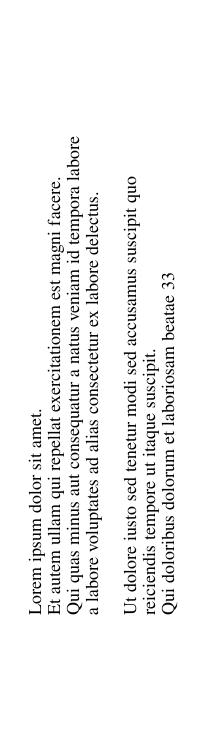
#> input picture 9/img/FreeSerif_medium_18_90.png, 200 x 750 px
$ python rotation_attempt.py
#> lines starting #> are read from the running program, lines starting #| are printed output that depends on the picture; after the words box and inside, x2 and y2 are one past the last pixel; in counts of white or black regions, pixels touching at a corner belong together
import numpy as np
import matplotlib.pyplot as plt
import matplotlib as mpl
import time
from PIL import Image, ImageOps, ImageFont, ImageDraw
from numpy.fft import *
import string
from dataclasses import dataclass
from collections import defaultdict
import cv2

def open_image(im_path):
#> called with im_path = 'img/FreeSerif_medium_18_90.png'
    im = Image.open(im_path)
#> im is the input picture: PIL image 200x750 RGB; min 0, max 255, mean 242.3
    w, h = im.size
#> w = 200; h = 750
    return im, w, h

def process_image(im):
    im_gray = ImageOps.grayscale(im)
    im_inv = ImageOps.invert(im_gray)
    im_swap = np.swapaxes(np.array(im_inv), 0, 1)
    return im_swap

def show_image(im, figsize, title):
    plt.figure(figsize=figsize)
    fig, axs = plt.subplots(1, 1, figsize=figsize)
    axs.imshow(im)
    axs.set_title(title)
    plt.imshow(im)
    plt.show()

def show_steps(im_processed, pattern_processed, im_dft, figsize):
    def unswap(im): return np.swapaxes(np.array(im), 0, 1)

    im_processed = unswap(im_processed)
    pattern_processed = unswap(pattern_processed)
    im_dft = unswap(im_dft)

    fig, axs = plt.subplots(2, 2, figsize=figsize)
    axs[0,0].imshow(im_processed, cmap='gray')
    axs[0,0].set_title('Przetworzony obraz')
    axs[0,1].imshow(pattern_processed, cmap='gray')
    axs[0,1].set_title('Przetworzony wzorzec')
    axs[1,0].imshow(np.log(abs(im_dft)), cmap='gray')
    axs[1,0].set_title('Amplituda')
    axs[1,1].imshow(np.angle(im_dft), cmap='gray')
    axs[1,1].set_title('Faza')
    plt.show()

# ^ already in notebook

ALPHABET = string.ascii_letters + string.digits + '.,?!'

@dataclass
class MatchCandidate:
    char: str
    C: float
    x0: int
    y0: int

def ocr(im_path, font_name, font_size, C_thresh=1e-5):
    im, W, H = open_image(im_path)
#> W = 200; H = 750
    im, W, H = rotate_image(np.asarray(im))
    im, W, H = crop_text(np.asarray(im))
    im_processed = process_image(im)
    im_dft = fft2(im_processed)

    font = ImageFont.truetype(font_name, font_size)
    match_candidates = []
    char_to_pattern_dims = dict()

    for char in ALPHABET:
        w, h = font.getsize(char)
        char_to_pattern_dims[char] = (w, h)
        pattern = Image.new('RGB', (w, h), color='white')
        ImageDraw.Draw(pattern).text((0, 0), char, font=font, fill='black')
        pattern_processed = process_image(pattern)

        max_pattern_C = np.max(np.real(ifft2(fft2(pattern_processed) * fft2(np.rot90(pattern_processed, k=2)))))
        C = np.abs(np.real(ifft2(im_dft * fft2(np.rot90(pattern_processed, k=2), s=[W, H]))) / max_pattern_C - 1)

        for x in range(W):
            for y in range(H):
                if C[x][y] < C_thresh:
                    x0, y0 = x - w + 1, y - h + 1
                    match_candidates.append(MatchCandidate(char, C[x][y], x0, y0))

    char_w, char_h = font.getsize('i')
    space_w, _ = font.getsize(' ')

    matches = defaultdict(dict)
    for candidate in match_candidates:
        box_x = candidate.x0 // char_w
        box_y = candidate.y0 // char_h
        if box_y not in matches:
            matches[box_y][box_x] = candidate
        elif box_x not in matches[box_y]:
            matches[box_y][box_x] = candidate
        elif candidate.C < matches[box_y][box_x].C:
            matches[box_y][box_x] = candidate

    for box_y in sorted(matches):
        prev_x = -1
        for box_x in sorted(matches[box_y]):
            match = matches[box_y][box_x]
            curr_x = match.x0

            if prev_x != -1 and curr_x - prev_x >= space_w:
                print(' ', end='')
            print(match.char, end='')

            prev_x = curr_x + char_to_pattern_dims[match.char][0]
        print()

def ocr_call_unwrapper(im_path):
    parts = im_path.split('/')[-1].split('_')
    font_name = parts[0] + '.ttf'
    font_size = int(parts[2])
    ocr(im_path, font_name, font_size)

def rotate_image(im):
    im_gray = cv2.cvtColor(im, cv2.COLOR_BGR2GRAY)
    im_gray = cv2.bitwise_not(im_gray)

    thresh = cv2.threshold(im_gray, 0, 255, cv2.THRESH_BINARY | cv2.THRESH_OTSU)[1]
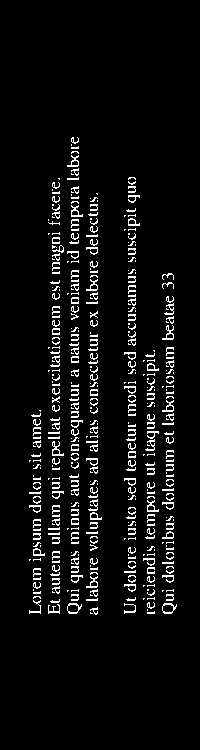
#> thresh: shape (750, 200); 5.7% white in thin lines or dots, all inside (x1, y1, x2, y2) = (29, 137, 177, 615)

    coords = np.column_stack(np.where(thresh > 0))
#> coords = 8492 pairs, first value 137 to 614, second value 29 to 176
    rot = cv2.minAreaRect(coords)[-1]
#> rot = -90

    out = Image.fromarray(np.uint8(im))
    out = out.rotate(-rot, expand=True, fillcolor=(255, 255, 255))
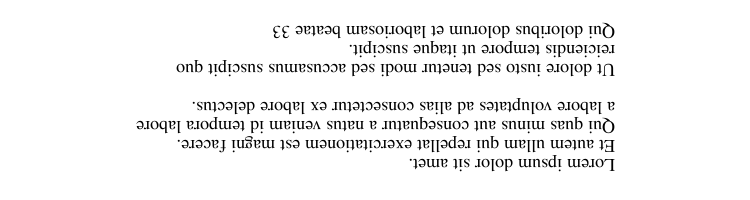
#> out: PIL image 750x200 RGB; min 0, max 255, mean 242.3
    w, h = out.size
#> w = 750; h = 200
#> in ocr, `im, W, H = rotate_image(np.asarray(im))`: W = 750; H = 200

    return out, w, h

# https://stackoverflow.com/questions/72202507/how-to-crop-image-to-only-text-section-with-python-opencv
def crop_text(im):
    # Read in the image and convert to grayscale
    im = im[:-20, :-20]  # Perform pre-cropping
#> im: shape (180, 730, 3)
    gray = cv2.cvtColor(im, cv2.COLOR_BGR2GRAY)
    gray = 255*(gray < 180).astype(np.uint8)  # To invert the text to white
#> gray: shape (180, 730); 7.3% white in thin lines or dots, all inside (x1, y1, x2, y2) = (136, 23, 615, 171)
    gray = cv2.morphologyEx(gray, cv2.MORPH_OPEN, np.ones(
        (2, 2), dtype=np.uint8))  # Perform noise filtering
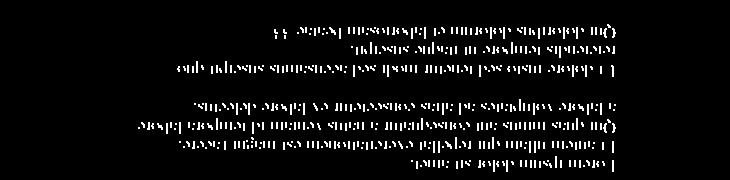
#> gray: shape (180, 730); 5.2% white in thin lines or dots, all inside (x1, y1, x2, y2) = (138, 24, 616, 172)
    coords = cv2.findNonZero(gray)  # Find all non-zero points (text)
#> coords = contour of 6891 points, box (x1, y1, x2, y2) (138, 24, 616, 172), area 22516
    x, y, w, h = cv2.boundingRect(coords)  # Find minimum spanning bounding box
#> x = 138; y = 24; w = 478; h = 148
    # Crop the image - note we do this on the original image
    rect = im[y-3:y+h+1, x-2:x+w+1]
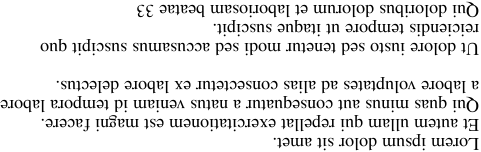
#> rect: shape (152, 481, 3); min 0, max 255, mean 229
    out = Image.fromarray(np.uint8(rect))
    w, h = out.size
#> w = 481; h = 152
    return out, w, h

ocr_call_unwrapper('img/FreeSerif_medium_18_90.png')
#> in ocr, `im, W, H = crop_text(np.asarray(im))`: W = 481; H = 152
#> in process_image, `im_inv = ImageOps.invert(im_gray)`:
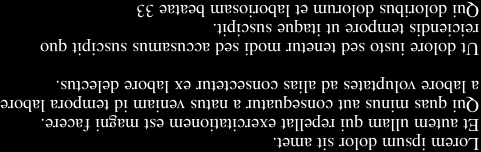
#> im_inv: PIL image 481x152 L; min 0, max 255, mean 26
#> in process_image, `im_swap = np.swapaxes(np.array(im_inv), 0, 1)`:
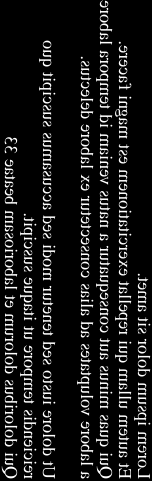
#> im_swap: shape (481, 152); min 0, max 255, mean 26
#> the loop in ocr, `for char in ALPHABET:` made 66 passes
#> max_pattern_C on passes 13, 39, 49: 3445593, 3892122, 4272424
#> pass 3, in ocr, `C = np.abs(np.real(ifft2(im_dft * fft2(np.rot90(pattern_processed, k=2..`:
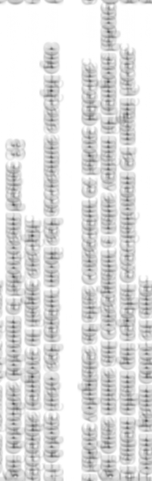
#> C: shape (481, 152) float64; min 0.352, max 1, mean 0.878
#> after the loop in ocr, `for char in ALPHABET:`: char_to_pattern_dims = 66 items; match_candidates = []
#> after the loop in ocr, `for candidate in match_candidates:`: matches = 0 items

$ run again, with 9/img/FreeSerif_medium_18_0.png copied over 9/img/FreeSerif_medium_18_90.png
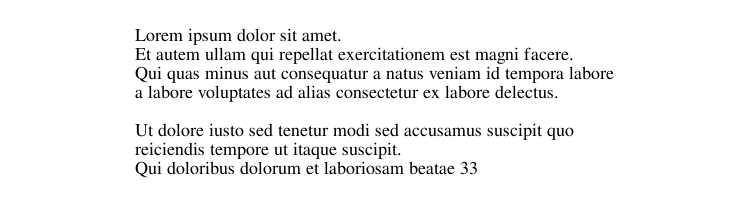
#> input picture 9/img/FreeSerif_medium_18_0.png, 750 x 200 px
#> in open_image, im is the input picture: PIL image 750x200 RGB; min 0, max 255, mean 242.3
#> in ocr, `im, W, H = open_image(im_path)`: W = 750; H = 200
#> in rotate_image, `thresh = cv2.threshold(im_gray, 0, 255, cv2.THRESH_BINARY | cv2.THRESH..`:
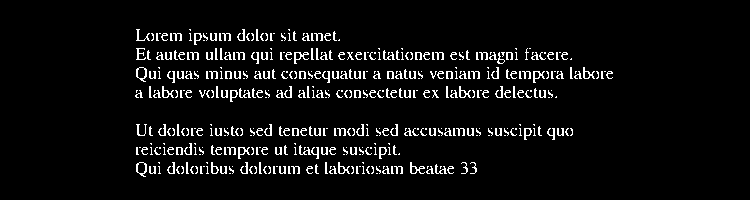
#> thresh: shape (200, 750); 5.7% white in thin lines or dots, all inside (x1, y1, x2, y2) = (135, 29, 613, 177)
#> in rotate_image, `coords = np.column_stack(np.where(thresh > 0))`: coords = 8492 pairs, first value 29 to 176, second value 135 to 612
#> rot = -90
#> in ocr, `im, W, H = rotate_image(np.asarray(im))`: W = 200; H = 750
#> im: shape (730, 180, 3)
#> in crop_text, `coords = cv2.findNonZero(gray)`: coords = contour of 6891 points, box (x1, y1, x2, y2) (30, 138, 178, 616), area 9112
#> in crop_text, `x, y, w, h = cv2.boundingRect(coords)`: x = 30; y = 138; w = 148; h = 478
#> in ocr, `im, W, H = crop_text(np.asarray(im))`: W = 151; H = 482
#> the loop in ocr, `for char in ALPHABET:` made 66 passes
#> max_pattern_C on passes 13, 39, 49: 3445593, 3892122, 4272424
#> pass 3, in ocr, `C = np.abs(np.real(ifft2(im_dft * fft2(np.rot90(pattern_processed, k=2..`:
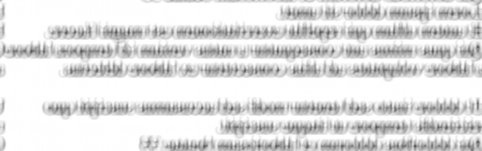
#> C: shape (151, 482) float64; min 0.33, max 1, mean 0.877
#> after the loop in ocr, `for char in ALPHABET:`: char_to_pattern_dims = 66 items; match_candidates = []
#> after the loop in ocr, `for candidate in match_candidates:`: matches = 0 items

$ run again, with 9/img/FreeSerif_medium_18_180.png copied over 9/img/FreeSerif_medium_18_90.png
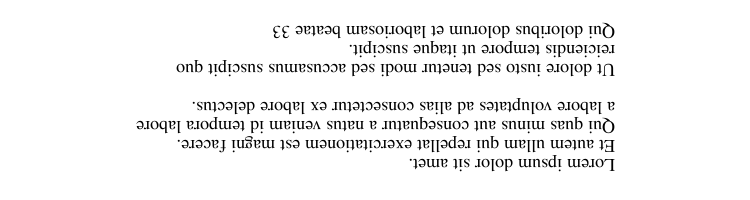
#> input picture 9/img/FreeSerif_medium_18_180.png, 750 x 200 px
#> in open_image, im is the input picture: PIL image 750x200 RGB; min 0, max 255, mean 242.3
#> in ocr, `im, W, H = open_image(im_path)`: W = 750; H = 200
#> in rotate_image, `thresh = cv2.threshold(im_gray, 0, 255, cv2.THRESH_BINARY | cv2.THRESH..`:
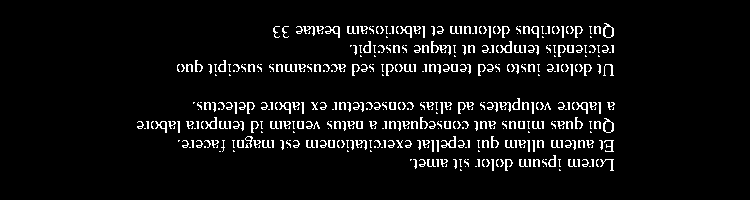
#> thresh: shape (200, 750); 5.7% white in thin lines or dots, all inside (x1, y1, x2, y2) = (137, 23, 615, 171)
#> in rotate_image, `coords = np.column_stack(np.where(thresh > 0))`: coords = 8492 pairs, first value 23 to 170, second value 137 to 614
#> rot = -90
#> in ocr, `im, W, H = rotate_image(np.asarray(im))`: W = 200; H = 750
#> im: shape (730, 180, 3)
#> in crop_text, `coords = cv2.findNonZero(gray)`: coords = contour of 6891 points, box (x1, y1, x2, y2) (24, 136, 172, 614), area 9112
#> in crop_text, `x, y, w, h = cv2.boundingRect(coords)`: x = 24; y = 136; w = 148; h = 478
#> in ocr, `im, W, H = crop_text(np.asarray(im))`: W = 151; H = 482
#> the loop in ocr, `for char in ALPHABET:` made 66 passes
#> max_pattern_C on passes 13, 39, 49: 3445593, 3892122, 4272424
#> pass 3, in ocr, `C = np.abs(np.real(ifft2(im_dft * fft2(np.rot90(pattern_processed, k=2..`:
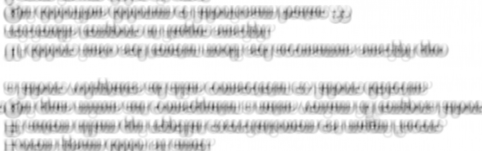
#> C: shape (151, 482) float64; min 0.317, max 1, mean 0.877
#> after the loop in ocr, `for char in ALPHABET:`: char_to_pattern_dims = 66 items; match_candidates = []
#> after the loop in ocr, `for candidate in match_candidates:`: matches = 0 items

$ run again, with 9/img/FreeSerif_medium_18_45.png copied over 9/img/FreeSerif_medium_18_90.png
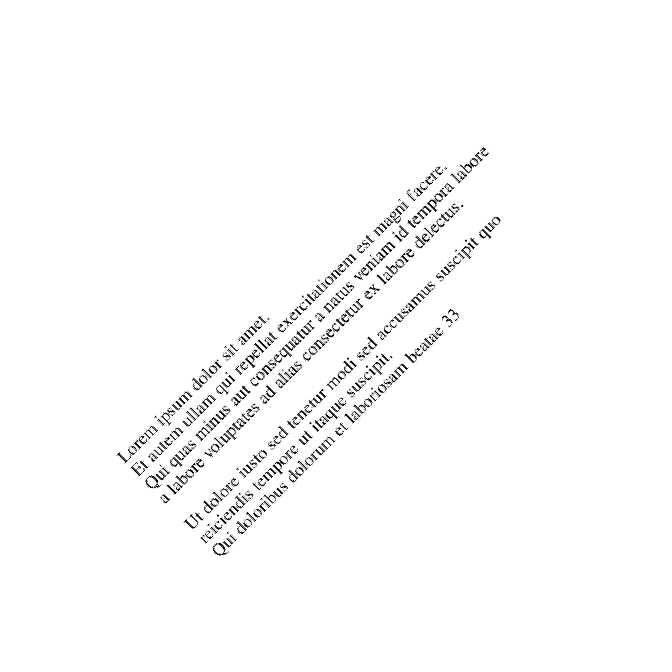
#> input picture 9/img/FreeSerif_medium_18_45.png, 672 x 672 px
#> in open_image, im is the input picture: PIL image 672x672 RGB; min 0, max 255, mean 250.8
#> in ocr, `im, W, H = open_image(im_path)`: W = 672
#> thresh: shape (672, 672); 1.9% white in thin lines or dots, all inside (x1, y1, x2, y2) = (117, 148, 501, 556)
#> in rotate_image, `coords = np.column_stack(np.where(thresh > 0))`: coords = 8497 pairs, first value 148 to 555, second value 117 to 500
#> rot = -45
#> in ocr, `im, W, H = rotate_image(np.asarray(im))`: W = 952
#> im: shape (932, 932, 3)
#> in crop_text, `coords = cv2.findNonZero(gray)`: coords = contour of 6419 points, box (x1, y1, x2, y2) (406, 239, 554, 717), area 9360
#> in crop_text, `x, y, w, h = cv2.boundingRect(coords)`: x = 406; y = 239; w = 148; h = 478
#> in ocr, `im, W, H = crop_text(np.asarray(im))`: W = 151; H = 482
#> the loop in ocr, `for char in ALPHABET:` made 66 passes
#> max_pattern_C on passes 13, 39, 49: 3445593, 3892122, 4272424
#> pass 3, in ocr, `C = np.abs(np.real(ifft2(im_dft * fft2(np.rot90(pattern_processed, k=2..`:
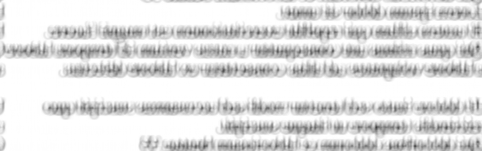
#> C: shape (151, 482) float64; min 0.25, max 1, mean 0.878
#> after the loop in ocr, `for char in ALPHABET:`: char_to_pattern_dims = 66 items; match_candidates = []
#> after the loop in ocr, `for candidate in match_candidates:`: matches = 0 items
